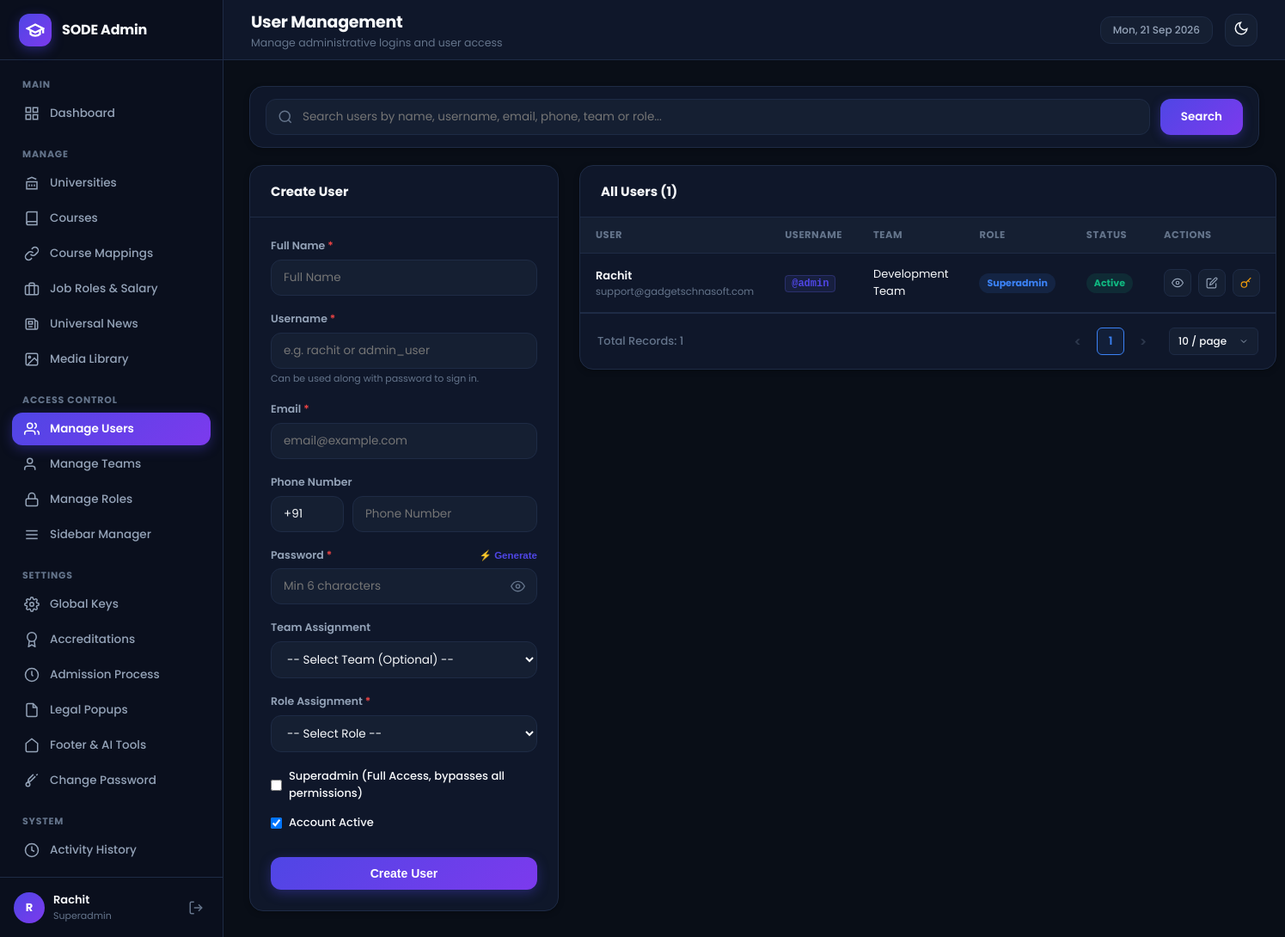
The app's page /admin/modules/rbac/users.php (signed in), older data.
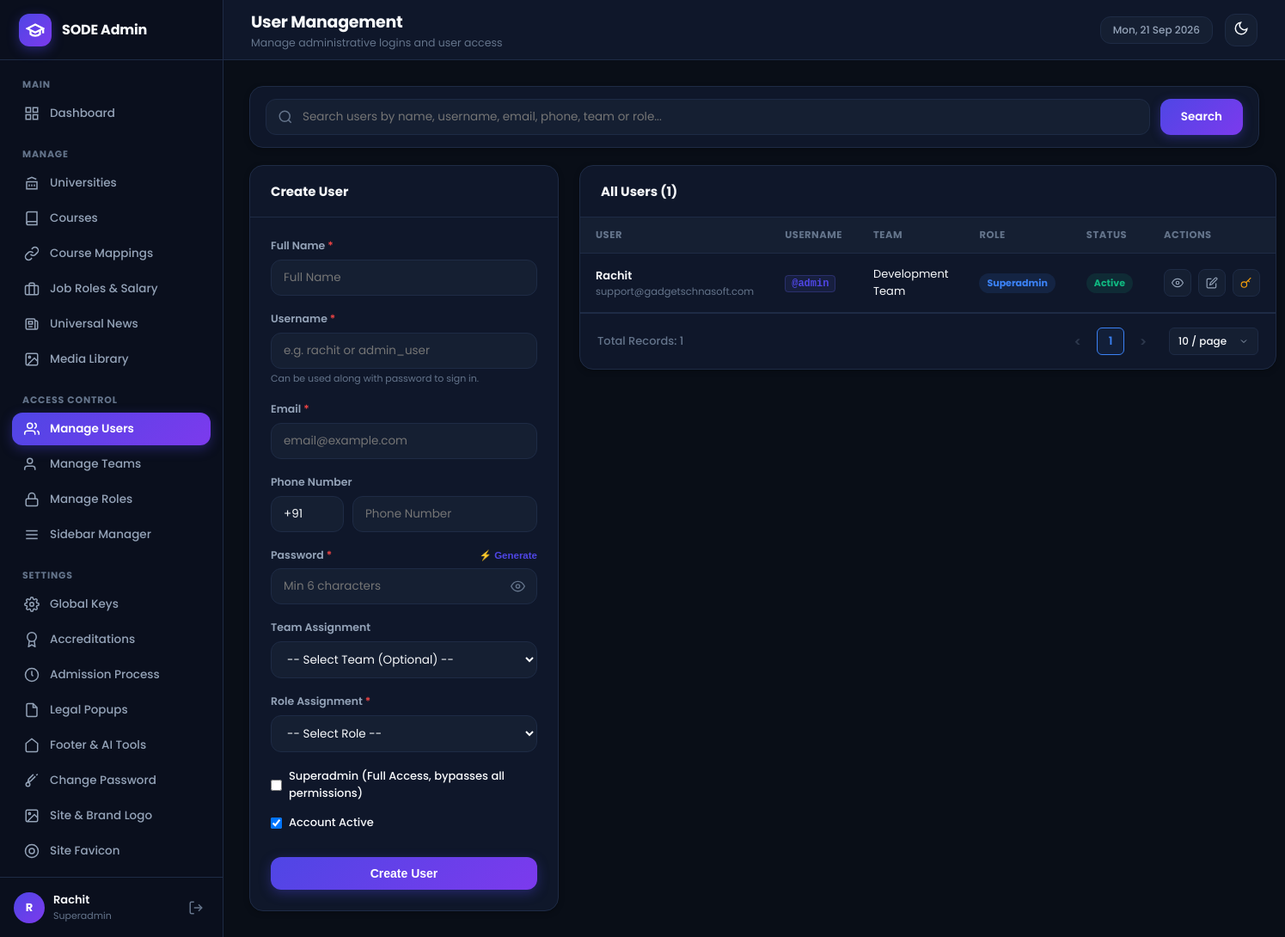
The same page, newer data.
### tables this page shows
CREATE TABLE IF NOT EXISTS `sidebar_items` (
  `id` INT UNSIGNED AUTO_INCREMENT PRIMARY KEY,
  `display_name` VARCHAR(100) NOT NULL,
  `page_route` VARCHAR(255) NOT NULL,
  `sort_order` INT DEFAULT 0,
  `active_page_key` VARCHAR(100) NOT NULL,
  `rbac_module_key` VARCHAR(100) NOT NULL,
  `menu_section` VARCHAR(100) DEFAULT 'Manage',
  `icon_svg` TEXT NULL,
  `is_superadmin_only` TINYINT(1) DEFAULT 0,
  `is_active` TINYINT(1) DEFAULT 1,
  `created_at` TIMESTAMP DEFAULT CURRENT_TIMESTAMP
);

CREATE TABLE IF NOT EXISTS `users` (
  `id` INT UNSIGNED AUTO_INCREMENT PRIMARY KEY,
  `name` VARCHAR(150) NOT NULL,
  `email` VARCHAR(191) NOT NULL UNIQUE,
  `username` VARCHAR(100) NULL UNIQUE,
  `country_code` VARCHAR(10) DEFAULT '+91',
  `phone` VARCHAR(25) NULL,
  `password_hash` VARCHAR(255) NOT NULL,
  `team_id` INT UNSIGNED NULL,
  `role_id` INT UNSIGNED NULL,
  `is_superadmin` TINYINT(1) DEFAULT 0,
  `is_active` TINYINT(1) DEFAULT 1,
  `created_at` TIMESTAMP DEFAULT CURRENT_TIMESTAMP,
  CONSTRAINT `fk_user_team` FOREIGN KEY (`team_id`) REFERENCES `teams` (`id`) ON DELETE SET NULL,
  CONSTRAINT `fk_user_role` FOREIGN KEY (`role_id`) REFERENCES `roles` (`id`) ON DELETE SET NULL
);

CREATE TABLE IF NOT EXISTS `teams` (
  `id` INT UNSIGNED AUTO_INCREMENT PRIMARY KEY,
  `name` VARCHAR(100) NOT NULL UNIQUE,
  `description` TEXT NULL,
  `created_at` TIMESTAMP DEFAULT CURRENT_TIMESTAMP
);

CREATE TABLE IF NOT EXISTS `roles` (
  `id` INT UNSIGNED AUTO_INCREMENT PRIMARY KEY,
  `name` VARCHAR(100) NOT NULL UNIQUE,
  `created_at` TIMESTAMP DEFAULT CURRENT_TIMESTAMP
);

### admin/includes/rbac.php (called while the page is built, shortened)
<?php
function is_superadmin() {
    return !empty($_SESSION['is_superadmin']);
}
    ?>
    <?php
function get_user_sidebar_items() {
    $db = get_db_connection();
    if (is_superadmin()) {
        $stmt = $db->query("SELECT * FROM sidebar_items WHERE is_active = 1 ORDER BY sort_order ASC, id ASC");
        $items = $stmt->fetchAll();
        if (!empty($items)) return $items;
    }
    $role_id = $_SESSION['user_role_id'] ?? 0;
    $stmt = $db->prepare("
        SELECT si.*
        FROM sidebar_items si
        INNER JOIN role_sidebar_access rsa ON si.id = rsa.sidebar_item_id
        WHERE rsa.role_id = :role_id AND si.is_active = 1 AND si.is_superadmin_only = 0
        ORDER BY si.sort_order ASC, si.id ASC
    ");
    $stmt->execute(['role_id' => $role_id]);
    return $stmt->fetchAll();
}

### admin/includes/auth.php (called while the page is built, shortened)
<?php
function is_logged_in() {
    return !empty($_SESSION['user_id']) && !empty($_SESSION['user_email']);
}
function get_logged_in_user() {
    return [
        'id'            => $_SESSION['user_id'],
        'name'          => $_SESSION['user_name'] ?? 'Admin',
        'email'         => $_SESSION['user_email'],
        'username'      => $_SESSION['user_username'] ?? '',
        'role_id'       => $_SESSION['user_role_id'] ?? null,
        'role_name'     => $_SESSION['user_role_name'] ?? 'User',
        'team_id'       => $_SESSION['user_team_id'] ?? null,
        'team_name'     => $_SESSION['user_team_name'] ?? 'No Team',
        'is_superadmin' => !empty($_SESSION['is_superadmin']),
    ];
}

### admin/modules/rbac/users.php (the view, shortened to what the changed rows need)
<?php
$active_page_key = 'users';
$db = get_db_connection();
$search = trim($_GET['q'] ?? '');
$where_sql = "";
$params = [];
$pagination = sode_get_pagination_params(10);
$page = $pagination['page'];
$per_page = $pagination['per_page'];
$offset = $pagination['offset'];
$count_query = "
    SELECT COUNT(*)
    FROM users u
    LEFT JOIN teams t ON u.team_id = t.id
    LEFT JOIN roles r ON u.role_id = r.id
    $where_sql
";
if ($search !== '') {
    $count_stmt = $db->prepare($count_query);
    $count_stmt->execute($params);
    $total_users = (int)$count_stmt->fetchColumn();
} else {
    $total_users = (int)$db->query($count_query)->fetchColumn();
}
$stmt = $db->prepare("
    SELECT u.*, t.name AS team_name, r.name AS role_name
    FROM users u
    LEFT JOIN teams t ON u.team_id = t.id
    LEFT JOIN roles r ON u.role_id = r.id
    $where_sql
    ORDER BY u.id DESC
    LIMIT :limit OFFSET :offset
");
$stmt->bindValue(':limit', $per_page, PDO::PARAM_INT);
$stmt->bindValue(':offset', $offset, PDO::PARAM_INT);
$stmt->execute();
$users = $stmt->fetchAll();
require_once ADMIN_PATH . '/includes/header.php';
?>
<div class="split-layout">
    <div class="admin-card">
        <div class="table-responsive">
            <table class="admin-table">
                <thead>
                    <tr>
                        <th>User</th>
                        <th>Username</th>
                        <th>Team</th>
                        <th>Role</th>
                        <th>Status</th>
                        <th>Actions</th>
                    </tr>
                </thead>
                <tbody>
                    <?php if (empty($users)): ?>
                        <tr><td colspan="6" style="text-align:center; padding:32px; color:var(--text-dim);"><?php echo $search !== '' ? 'No users match your search query "' . htmlspecialchars($search) . '".' : 'No users found.'; ?></td></tr>
                    <?php else: ?>
                        <?php foreach ($users as $u): ?>
                            <tr>
                                <td>
                                    <div style="font-weight:600; color:var(--text-main);"><?php echo htmlspecialchars($u['name']); ?></div>
                                    <div style="font-size:11.5px; color:var(--text-dim);"><?php echo htmlspecialchars($u['email']); ?></div>
                                </td>
                                <td>
                                    <?php if (!empty($u['username'])): ?>
                                        <code style="font-size:12px; font-weight:600; color:var(--primary); background:rgba(99, 102, 241, 0.1); padding:2px 7px; border-radius:4px; border:1px solid rgba(99, 102, 241, 0.25);">@<?php echo htmlspecialchars($u['username']); ?></code>
                                    <?php else: ?>
                                        <span style="color:var(--text-dim); font-size:12px;">—</span>
                                    <?php endif; ?>
                                </td>
                                <td><?php echo htmlspecialchars($u['team_name'] ?? 'No Team'); ?></td>
                                <td>
                                    <span class="badge <?php echo $u['is_superadmin'] ? 'badge-info' : 'badge-muted'; ?>">
                                        <?php echo $u['is_superadmin'] ? 'Superadmin' : htmlspecialchars($u['role_name'] ?? 'User'); ?>
                                    </span>
                                </td>
                                <td>
                                    <span class="badge <?php echo $u['is_active'] ? 'badge-success' : 'badge-danger'; ?>">
                                        <?php echo $u['is_active'] ? 'Active' : 'Inactive'; ?>
                                    </span>
                                </td>
                                <td>
                                    <div class="table-actions">
                                        <button type="button" class="action-btn" title="View User Details" onclick='openViewUserModal(<?php echo htmlspecialchars(json_encode([
                                            "id"            => (int)$u["id"],
                                            "name"          => $u["name"] ?? "",
                                            "username"      => $u["username"] ?? "",
                                            "email"         => $u["email"] ?? "",
                                            "country_code"  => $u["country_code"] ?? "+91",
                                            "phone"         => $u["phone"] ?? "",
                                            "plain_password"=> $u["plain_password"] ?? "",
                                            "team_name"     => $u["team_name"] ?? "No Team",
                                            "role_name"     => $u["role_name"] ?? "User",
                                            "is_superadmin" => !empty($u["is_superadmin"]),
                                            "is_active"     => !empty($u["is_active"]),
                                            "created_at"    => !empty($u["created_at"]) ? date("d M Y, h:i A", strtotime($u["created_at"])) : "—"
                                        ]), ENT_QUOTES, "UTF-8"); ?>)'>
                                            <svg width="14" height="14" viewBox="0 0 24 24" fill="none" stroke="currentColor" stroke-width="2"><path d="M1 12s4-8 11-8 11 8 11 8-4 8-11 8-11-8-11-8z"></path><circle cx="12" cy="12" r="3"></circle></svg>
                                        </button>
                                        <a href="<?php echo BASE_URL; ?>/modules/rbac/users.php?action=edit&id=<?php echo $u['id']; ?>" class="action-btn" title="Edit">
                                            <svg width="14" height="14" viewBox="0 0 24 24" fill="none" stroke="currentColor" stroke-width="2"><path d="M11 4H4a2 2 0 0 0-2 2v14a2 2 0 0 0 2 2h14a2 2 0 0 0 2-2v-7"></path><path d="M18.5 2.5a2.121 2.121 0 0 1 3 3L12 15l-4 1 1-4 9.5-9.5z"></path></svg>
                                        </a>
                                        <button type="button" class="action-btn" title="Reset Password" style="color:#f59e0b;" onclick='openResetPasswordModal(<?php echo htmlspecialchars(json_encode([
                                            "id"            => (int)$u["id"],
                                            "name"          => $u["name"] ?? "",
                                            "username"      => $u["username"] ?? "",
                                            "email"         => $u["email"] ?? "",
                                            "plain_password"=> $u["plain_password"] ?? ""
                                        ]), ENT_QUOTES, "UTF-8"); ?>)'>
                                            <svg width="14" height="14" viewBox="0 0 24 24" fill="none" stroke="currentColor" stroke-width="2"><circle cx="7.5" cy="15.5" r="5.5"></circle><path d="m21 2-9.6 9.6"></path><path d="m15.5 7.5 3 3"></path></svg>
                                        </button>
                                    </div>
                                </td>
                            </tr>
                        <?php endforeach; ?>
                    <?php endif; ?>
                </tbody>
            </table>
        </div>
        <?php echo sode_render_pagination($total_users, $page, $per_page); ?>
    </div>
</div>
<?php
require_once ADMIN_PATH . '/includes/footer.php';
?>

### admin/includes/sidebar.php (shortened to what the changed rows need)
<?php
$current_user = get_logged_in_user();
$sidebar_items = get_user_sidebar_items();
$grouped_items = [];
foreach ($sidebar_items as $item) {
    $section = !empty($item['menu_section']) ? strtoupper($item['menu_section']) : 'MANAGE';
    $grouped_items[$section][] = $item;
}
$current_page_key = $active_page_key ?? 'dashboard';
?>
<aside class="app-sidebar" id="app-sidebar">
    <nav class="sidebar-nav">
        <?php foreach ($grouped_items as $section_title => $section_items): ?>
            <div class="nav-section">
                <div class="nav-section-title"><?php echo htmlspecialchars($section_title); ?></div>
                <ul class="nav-list">
                    <?php foreach ($section_items as $item):
                        $is_active = ($current_page_key === $item['active_page_key']);
                        $route = (strpos($item['page_route'], 'http') === 0) ? $item['page_route'] : BASE_URL . '/' . ltrim($item['page_route'], '/');
                    ?>
                        <li class="nav-item <?php echo $is_active ? 'active' : ''; ?>">
                            <a href="<?php echo htmlspecialchars($route); ?>">
                                <?php if (!empty($item['icon_svg'])): ?>
                                    <?php echo $item['icon_svg']; ?>
                                <?php else: ?>
                                    <svg width="18" height="18" viewBox="0 0 24 24" fill="none" stroke="currentColor" stroke-width="2"><circle cx="12" cy="12" r="4"></circle></svg>
                                <?php endif; ?>
                                <span><?php echo htmlspecialchars($item['display_name']); ?></span>
                            </a>
                        </li>
                    <?php endforeach; ?>
                </ul>
            </div>
        <?php endforeach; ?>
    </nav>
    <div class="sidebar-user-footer">
        <div class="user-info-wrap">
            <div class="user-avatar">
                <?php echo htmlspecialchars(get_user_initials($current_user['name'])); ?>
            </div>
            <div class="user-details">
                <span class="user-name"><?php echo htmlspecialchars($current_user['name']); ?></span>
                <span class="user-role-badge"><?php echo htmlspecialchars($current_user['role_name']); ?></span>
            </div>
        </div>
    </div>
</aside>

### admin/includes/helpers.php (shortened to what the changed rows need)
<?php
function get_user_initials($name) {
    $parts = explode(' ', trim($name));
    $initials = '';
    if (!empty($parts[0])) $initials .= strtoupper(substr($parts[0], 0, 1));
    return !empty($initials) ? $initials : 'U';
}
if (!function_exists('sode_get_pagination_params')) {
    function sode_get_pagination_params($default_per_page = 10, $allowed = [10, 25, 50, 100], $page_key = 'page', $per_page_key = 'per_page') {
        $page = isset($_GET[$page_key]) ? (int)$_GET[$page_key] : 1;
        $per_page = isset($_GET[$per_page_key]) ? (int)$_GET[$per_page_key] : $default_per_page;
        $offset = ($page - 1) * $per_page;
        return [
            'page'     => $page,
            'per_page' => $per_page,
            'offset'   => $offset
        ];
    }
}
if (!function_exists('sode_render_pagination')) {
    function sode_render_pagination($total_records, $current_page, $per_page, $allowed = [10, 25, 50, 100], $page_key = 'page', $per_page_key = 'per_page') {
        $total_records = max(0, (int)$total_records);
        $per_page = max(1, (int)$per_page);
        $total_pages = max(1, (int)ceil($total_records / $per_page));
        $current_page = max(1, min((int)$current_page, $total_pages));
        $queryParams = $_GET ?? [];
        $buildUrl = function($p, $pp = null) use ($queryParams, $page_key, $per_page_key, $per_page) {
            $params = $queryParams;
            $params[$page_key] = $p;
            $params[$per_page_key] = ($pp !== null) ? $pp : $per_page;
            return '?' . http_build_query($params);
        };
        $pages = [];
        if ($total_pages <= 7) {
            for ($i = 1; $i <= $total_pages; $i++) {
                $pages[] = $i;
            }
        }
        ?>
        <div class="sode-pagination-bar">
            <div class="sode-pagination-left">
                <span class="sode-pagination-total">Total Records: <?php echo number_format($total_records); ?></span>
            </div>
            <div class="sode-pagination-right">
                <?php if ($current_page > 1): ?>
                    <a href="<?php echo htmlspecialchars($buildUrl($current_page - 1)); ?>" class="sode-page-link sode-page-nav" title="Previous Page">&lt;</a>
                <?php else: ?>
                    <span class="sode-page-link sode-page-nav disabled">&lt;</span>
                <?php endif; ?>
                <?php foreach ($pages as $p): ?>
                    <?php if ($p === '...'): ?>
                        <span class="sode-page-ellipsis">&hellip;</span>
                    <?php elseif ($p == $current_page): ?>
                        <span class="sode-page-link active"><?php echo $p; ?></span>
                    <?php else: ?>
                        <a href="<?php echo htmlspecialchars($buildUrl($p)); ?>" class="sode-page-link"><?php echo $p; ?></a>
                    <?php endif; ?>
                <?php endforeach; ?>
                <?php if ($current_page < $total_pages): ?>
                    <a href="<?php echo htmlspecialchars($buildUrl($current_page + 1)); ?>" class="sode-page-link sode-page-nav" title="Next Page">&gt;</a>
                <?php else: ?>
                    <span class="sode-page-link sode-page-nav disabled">&gt;</span>
                <?php endif; ?>
                <div class="sode-per-page-wrap">
                    <select class="sode-per-page-select" onchange="window.location.href=this.value;" title="Records per page">
                    </select>
                </div>
            </div>
        </div>
        <?php
        return ob_get_clean();
    }
}

Row changes from the older to the newer data that the page shows:
no longer on this page (row unchanged): sidebar_items: display_name "Activity History", shown under "SYSTEM"
added sidebar_items: display_name "Site & Brand Logo", shown under "SETTINGS"
added sidebar_items: display_name "Site Favicon", shown under "SETTINGS"
Text that changed along with them:
list line gone: "SYSTEM"
